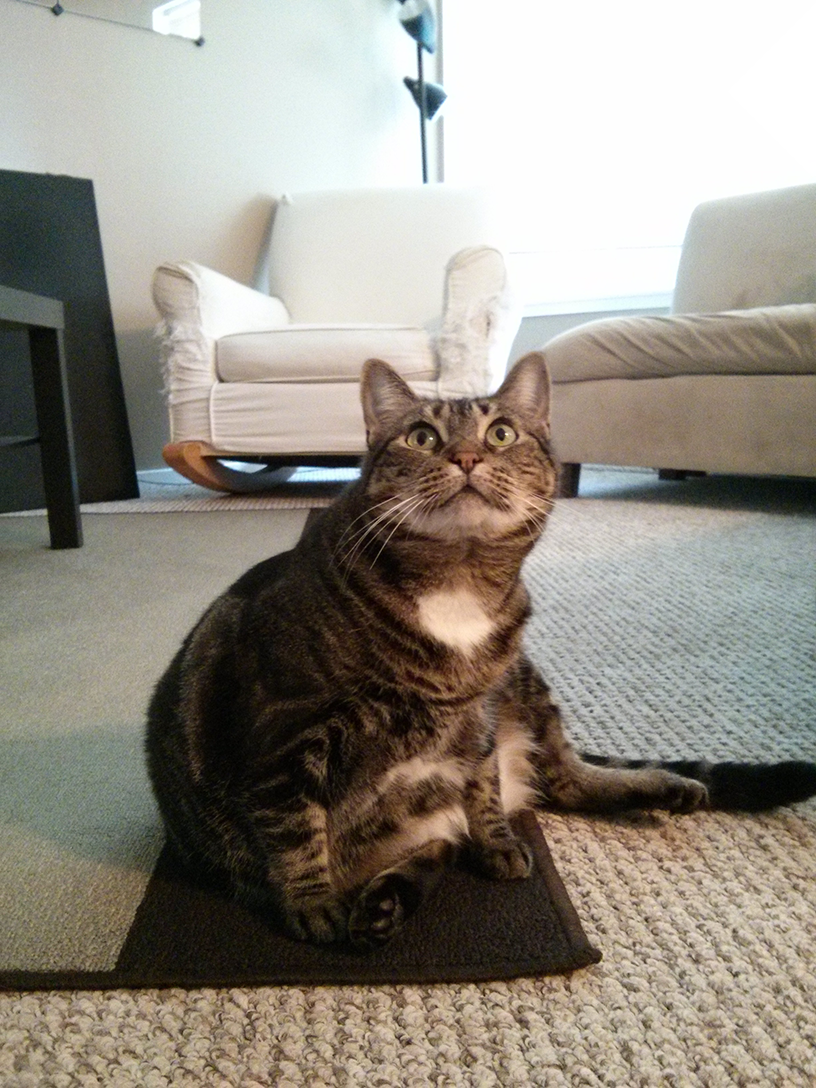
#> input picture zophie.png, 816 x 1088 px
$ jupyter execute cut_pic_tool.ipynb
#> lines starting #> are read from the running program, lines starting #| are printed output that depends on the picture
[cell 1]
from PIL import Image

[cell 2]
# open your image at working file
catIm = Image.open("zophie.png") # Im means image
#> catIm is the input picture: PIL image 816x1088 RGB; mean R, G, B 147, 141.1, 131.1

[cell 3]
dim = catIm.size # show image size (width, height)
#> dim = (816, 1088)

[cell 4]
dim[0]//280 # x axial
#> Out = 2

[cell 5]
dim[1]//280 # y axial
#> Out = 3

[cell 6]
# here cut a box of pic
#cutting point upperLH,lowerRH, RH/LH right/left hand side
croppedIm = catIm.crop((0, 0, 280, 280))
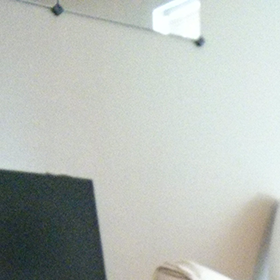
#> croppedIm: PIL image 280x280 RGB; mean R, G, B 183.5, 189.1, 183.7

croppedIm.save("test.png")

[cell 7]
for i in range(0, dim[1], 280):
    for j in range(0, dim[0], 280):
        croppedIm = catIm.crop((j, i, j + 280, i + 280))
        croppedIm.save("x" + str(j) + "y" + str(i) + ".png")
#> this loop made 4 passes
#> pass 1, `croppedIm.save("x" + str(j) + "y" + str(i) + ".png")`:
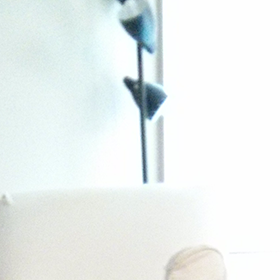
#> saved as x280y0.png: PIL image 280x280 RGB; mean R, G, B 234.9, 240.8, 239.8
#> pass 1, `croppedIm.save("x" + str(j) + "y" + str(i) + ".png")`:
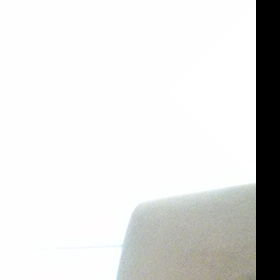
#> saved as x560y0.png: PIL image 280x280 RGB; mean R, G, B 221.7, 222, 220.8
#> pass 2, `croppedIm.save("x" + str(j) + "y" + str(i) + ".png")`:
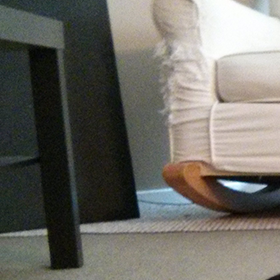
#> saved as x0y280.png: PIL image 280x280 RGB; mean R, G, B 110.5, 108.4, 101.8
#> pass 2, `croppedIm.save("x" + str(j) + "y" + str(i) + ".png")`:
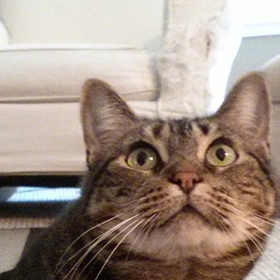
#> saved as x280y280.png: PIL image 280x280 RGB; mean R, G, B 160.4, 143.9, 132.7
#> after the loop:
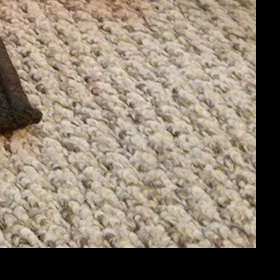
#> croppedIm: PIL image 280x280 RGB; mean R, G, B 140.8, 128.1, 111.6
